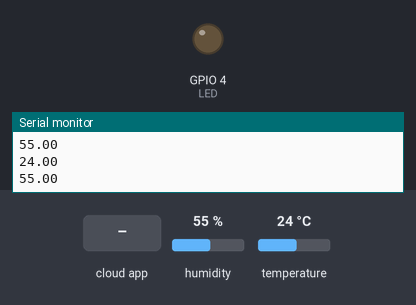
Bench run of a sketch on a simulated ESP8266 (NodeMCU). On the bench: output pins drawn as LEDs (lit = HIGH), the last lines printed to the serial monitor. Inputs (shaded band) come from the test bench; at power-on: humidity 55 %, temperature 24 °C. WiFi joins after 1.5 s; servers stay silent unless stated; the Firebase database answers and starts empty.

Above: at 2.7 s.
2.8 s: the phone or cloud app sets led to 1
At 3.7 s:
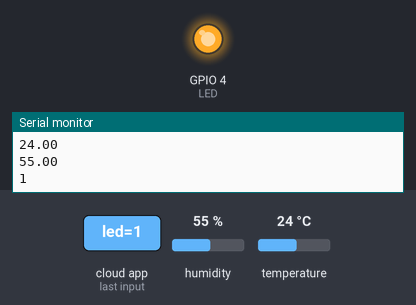
4.5 s: the phone or cloud app sets led to 0
At 5.2 s:
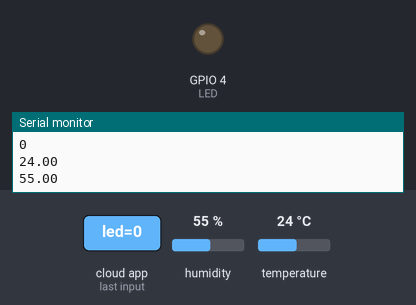
Timing chart, 0 to 7.5 s (numbered marks = the images above; inputs shaded):
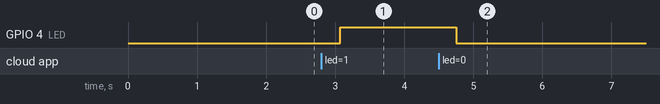

Measured:
- after the input at 2.8 s, GPIO 4 (LED): LOW → HIGH after 0.28 s
- after the input at 4.5 s, GPIO 4 (LED): HIGH → LOW after 0.25 s

The sketch:

humid_temp_firebase.ino
```cpp
#include <FirebaseESP8266.h>
#include <ESP8266WiFi.h>
#include <DHT.h>

#define DHTPIN 14         //D5
#define DHTTYPE DHT11
#define LED 4   //D2

DHT dht(DHTPIN, DHTTYPE);

float temp;
float humid;

FirebaseData ledData;
FirebaseData dataFirebase;

char* wifi_name = "*********";          // your wifi name here
char* password = "*********";           // your wifi password here

char* database_secret = "*********";    // Real-time database secret key here
char* firebase_addr = "********";       // Enter database HOST without "https:// "  and "/" at the end of URL

void setup(){
    Serial.begin(115200);
    pinMode(LED, OUTPUT);
    wifi_connect();
    Firebase.begin(firebase_addr, database_secret);
    pinMode(DHTPIN, INPUT);
    dht.begin();
}

void loop(){

    sensorUpdate();
    ledStatus();
    delay(100);
}

void wifi_connect(){
    Serial.println("start connecting");
    WiFi.begin(wifi_name, password);
    while(!(WiFi.status() == WL_CONNECTED)){
        delay(500);
        Serial.print(".");
    }
    Serial.println("\nconnected");
}

void sensorUpdate(){
    temp = dht.readTemperature();
    humid = dht.readHumidity();
    Serial.println(temp);
    Serial.println(humid);
    Firebase.setFloat(dataFirebase, "/FirebaseIOT/temperature", temp);
    Firebase.setFloat(dataFirebase, "/FirebaseIOT/humidity", humid);
}

void ledStatus(){
    if (Firebase.getString(ledData, "/FirebaseIOT/led")){
        Serial.println(ledData.stringData());
        if (ledData.stringData() == "1") {
            digitalWrite(LED, HIGH);
        }
        else if (ledData.stringData() == "0"){
            digitalWrite(LED, LOW);
        }
    }
}
```
